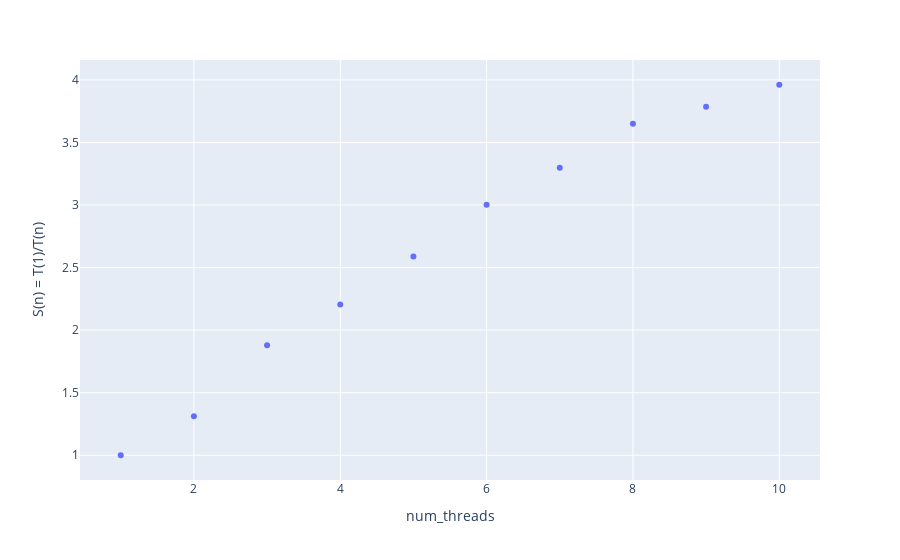

The code cell stored with this chart in its notebook:
### Code cell
fig = px.scatter(x=[range(1,11)], y = speed_up)
fig.update_layout(showlegend=False, xaxis_title='num_threads', yaxis_title='S(n) = T(1)/T(n)')
fig.show()
fig.write_image("plots/speedup.png")

### Figure 1 — Plotly figure (JSON) as saved in the notebook; plotly's stock layout.template omitted (floating-point values rounded to 4 significant figures)
{"data": [{"hovertemplate": "variable=wide_variable_0<br>value=%{x}<br>y=%{y}<extra></extra>", "legendgroup": "wide_variable_0", "marker": {"color": "#636efa", "symbol": "circle"}, "mode": "markers", "name": "wide_variable_0", "orientation": "v", "showlegend": true, "type": "scatter", "x": [1, 2, 3, 4, 5, 6, 7, 8, 9, 10], "xaxis": "x", "y": [1, 1.312, 1.88, 2.204, 2.588, 3.002, 3.299, 3.65, 3.785, 3.961], "yaxis": "y"}], "layout": {"legend": {"title": {"text": "variable"}, "tracegroupgap": 0}, "margin": {"t": 60}, "showlegend": false, "xaxis": {"anchor": "y", "domain": [0, 1], "title": {"text": "num_threads"}}, "yaxis": {"anchor": "x", "domain": [0, 1], "title": {"text": "S(n) = T(1)/T(n)"}}}}
